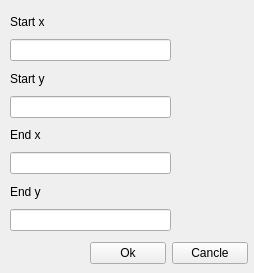
<?xml version="1.0" encoding="UTF-8"?>
<ui version="4.0">
 <class>CreateLineForm</class>
 <widget class="QWidget" name="CreateLineForm">
  <property name="geometry">
   <rect>
    <x>0</x>
    <y>0</y>
    <width>254</width>
    <height>273</height>
   </rect>
  </property>
  <property name="minimumSize">
   <size>
    <width>254</width>
    <height>273</height>
   </size>
  </property>
  <property name="maximumSize">
   <size>
    <width>254</width>
    <height>273</height>
   </size>
  </property>
  <property name="windowTitle">
   <string>Form</string>
  </property>
  <widget class="QWidget" name="">
   <property name="geometry">
    <rect>
     <x>90</x>
     <y>240</y>
     <width>158</width>
     <height>26</height>
    </rect>
   </property>
   <layout class="QHBoxLayout" name="horizontalLayout">
    <item>
     <widget class="QPushButton" name="btnEnterData">
      <property name="text">
       <string>Ok</string>
      </property>
     </widget>
    </item>
    <item>
     <widget class="QPushButton" name="btnExit">
      <property name="text">
       <string>Cancle</string>
      </property>
     </widget>
    </item>
   </layout>
  </widget>
  <widget class="QWidget" name="">
   <property name="geometry">
    <rect>
     <x>10</x>
     <y>10</y>
     <width>161</width>
     <height>221</height>
    </rect>
   </property>
   <layout class="QVBoxLayout" name="verticalLayout">
    <item>
     <widget class="QLabel" name="label_2">
      <property name="text">
       <string>Start x</string>
      </property>
     </widget>
    </item>
    <item>
     <widget class="QLineEdit" name="editStartX"/>
    </item>
    <item>
     <widget class="QLabel" name="label_3">
      <property name="text">
       <string>Start y</string>
      </property>
     </widget>
    </item>
    <item>
     <widget class="QLineEdit" name="editStartY"/>
    </item>
    <item>
     <widget class="QLabel" name="label">
      <property name="text">
       <string>End x</string>
      </property>
     </widget>
    </item>
    <item>
     <widget class="QLineEdit" name="editEndX"/>
    </item>
    <item>
     <widget class="QLabel" name="label_4">
      <property name="text">
       <string>End y</string>
      </property>
     </widget>
    </item>
    <item>
     <widget class="QLineEdit" name="editEndY"/>
    </item>
   </layout>
  </widget>
 </widget>
 <resources/>
 <connections/>
</ui>
